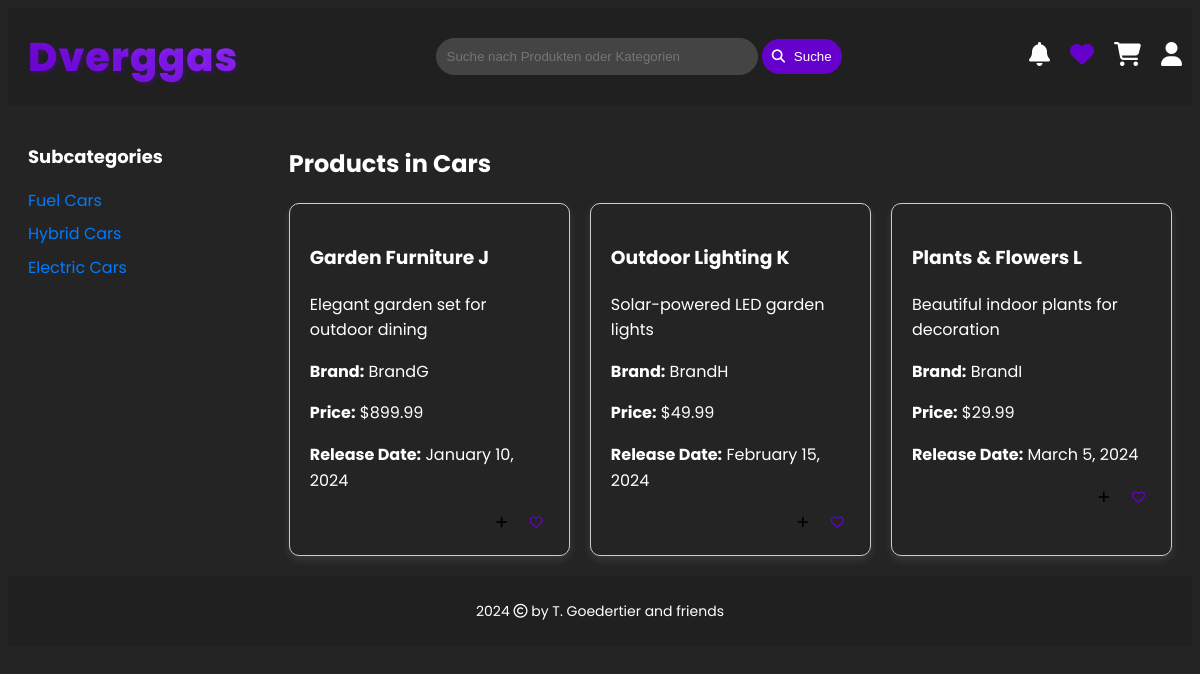
/category.php?id=2, run on the app's committed database.
### tables this page shows
CREATE TABLE IF NOT EXISTS categories (
    id INT PRIMARY KEY AUTO_INCREMENT,
    name VARCHAR(255) NOT NULL,
    parent_id INT NULL,
    FOREIGN KEY (parent_id) REFERENCES categories(id)
);

CREATE TABLE IF NOT EXISTS products (
    id INT AUTO_INCREMENT PRIMARY KEY,
    category_id INT,
    title VARCHAR(48) NOT NULL,
    prod_desc VARCHAR(255) NULL,
    price DECIMAL(12, 2) NULL,
    brand VARCHAR(16) NOT NULL,
    release_date TIMESTAMP NOT NULL,
    upload_date TIMESTAMP DEFAULT CURRENT_TIMESTAMP,
    FOREIGN KEY (category_id) REFERENCES categories(id)
);

### category.php (the view, shortened to what this page needs)
<?php
include_once 'include/head.php';
include_once 'include/header.php';
include_once 'db/connection.php';
$category_id = isset($_GET['id']) ? intval($_GET['id']) : 0;
$query_category = "SELECT * FROM categories WHERE id = $category_id LIMIT 1";
$result_category = mysqli_query($conn, $query_category);
$category = mysqli_fetch_assoc($result_category);
$query_subcategories = "SELECT id, name FROM categories WHERE parent_id = $category_id";
$result_subcategories = mysqli_query($conn, $query_subcategories);
$subcategories = [];
while ($row = mysqli_fetch_assoc($result_subcategories)) {
    $subcategories[] = $row;
}
$subcategory_ids = array_merge([$category_id], array_column($subcategories, 'id'));
$placeholders = implode(',', array_fill(0, count($subcategory_ids), '?'));
$query_products = "SELECT * FROM products WHERE category_id IN ($placeholders)";
$stmt = $conn->prepare($query_products);
$stmt->bind_param(str_repeat('i', count($subcategory_ids)), ...$subcategory_ids);
$stmt->execute();
$result_products = $stmt->get_result();
$products = [];
while ($row = $result_products->fetch_assoc()) {
    $products[] = $row;
}
?>
<div class="main-content" style="display: flex;">
    <aside class="category-menu" style="width: 20%; padding: 20px;">
        <h3>Subcategories</h3>
        <ul>
            <?php foreach ($subcategories as $subcategory): ?>
                <li>
                    <a href="category.php?id=<?= $subcategory['id']; ?>">
                        <?= htmlspecialchars($subcategory['name']); ?>
                    </a>
                </li>
            <?php endforeach; ?>
        </ul>
    </aside>
    <section class="products" style="width: 80%; padding: 20px;">
        <h2>Products in <?= htmlspecialchars($category['name']); ?></h2>
        <?php if (count($products) > 0): ?>
            <div class="product-grid" style="display: grid; grid-template-columns: repeat(3, 1fr); gap: 20px;">
                <?php foreach ($products as $product): ?>
                    <div class="product-card" style="border: 1px solid #ccc; padding: 20px; border-radius: 10px;">
                        <h3><?= htmlspecialchars($product['title']); ?></h3>
                        <p><?= htmlspecialchars($product['prod_desc']); ?></p>
                        <p><strong>Brand:</strong> <?= htmlspecialchars($product['brand']); ?></p>
                        <p><strong>Price:</strong> $<?= number_format($product['price'], 2); ?></p>
                        <p><strong>Release Date:</strong> <?= date("F j, Y", strtotime($product['release_date'])); ?></p>
                        <div class="product-actions">
                            <form class="add-to-cart-form" onsubmit="addToCart(event, this)">
                                <button type="submit" style="background: none; border: none; cursor: pointer;">
                                    <i class="fa-solid fa-plus"></i>
                                </button>
                            </form>
                            <form class="add-to-wishlist-form" onsubmit="addToWishlist(event, this)">
                                <button type="submit" style="background: none; border: none; cursor: pointer;">
                                    <i class="fa-regular fa-heart"></i>
                                </button>
                            </form>
                        </div>
                    </div>
                <?php endforeach; ?>
            </div>
        <?php else: ?>
            <p>No products found in this category.</p>
        <?php endif; ?>
    </section>
</div>
<?php include_once 'include/footer.php'; ?>

### styles/styles.css (style rules this page uses)
:root { --bg-color: #242424; --text-color: white; --header-bg-color: #202020; --card-bg-color: #333; --input-bg-color: #444; --link-color: #007bff; --shadow-color: rgba(255, 255, 255, 0.1); --hover-shadow-color: rgba(255, 255, 255, 0.2); }
body { font-family: 'Poppins', Arial, Helvetica, sans-serif; background-color: var(--bg-color); color: var(--text-color); line-height: 1.6; min-height: 100vh; display: flex; flex-direction: column; }
html, body { height: 100%; }
.category-menu h3 { font-size: 18px; margin-bottom: 10px; }
.category-menu ul { list-style: none; padding: 0; }
.category-menu ul li { margin-bottom: 8px; }
.category-menu ul li a { text-decoration: none; color: var(--link-color); }
.product-grid { display: grid; grid-template-columns: repeat(3, 1fr); gap: 20px; }
.product-card { border: 1px solid var(--card-bg-color); padding: 20px; border-radius: 10px; box-shadow: 0 4px 8px var(--shadow-color); transition: box-shadow 0.3s ease; }
.product-actions { display: flex; gap: 10px; justify-content: flex-end; }
.fa-heart { color: #6600cc; transition: transform 0.3s; }

### data on the page
categories: name "Fuel Cars"
categories: name "Hybrid Cars"
categories: name "Electric Cars"
categories: name "Cars"
products: title "Garden Furniture J", prod_desc "Elegant garden set for outdoor dining", brand "BrandG", price "899.99", release_date "January 10, 2024"
products: title "Outdoor Lighting K", prod_desc "Solar-powered LED garden lights", brand "BrandH", price "49.99", release_date "February 15, 2024"
products: title "Plants & Flowers L", prod_desc "Beautiful indoor plants for decoration", brand "BrandI", price "29.99", release_date "March 5, 2024"
